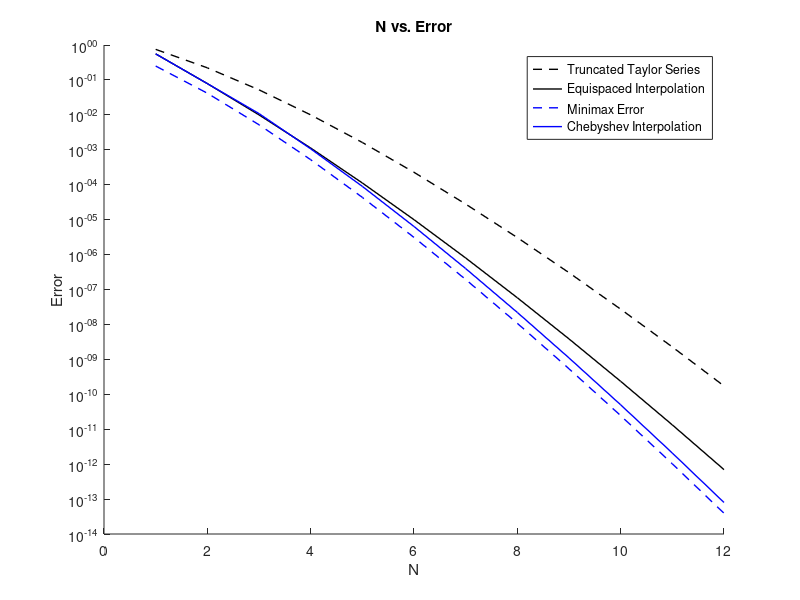

Source code (MATLAB):
% p9.m - polynomial interpolation in equispaced and Chebyshev pts
NN = 1:12;
xx = -1.01:.005:1.01; clf

equispace_idx = 1;
chebyshev_idx = 2;

minimax_error = @(N) 1./(factorial(N + 1) .* 2.^N);
taylor_error = @(N) ((N + 2)./(N + 1)) ./ factorial(N + 1);

polyfit_err = zeros(2, length(NN));

for n = 1:length(NN)
  N = NN(n);
  for i = 1:2
    if i==equispace_idx; x = -1 + 2*(0:N)/N; end
    if i==chebyshev_idx; x = cos(pi*(0:N)/N); end
    u = exp(x);
    uu = exp(xx);
    p = polyfit(x,u,N); % interpolation
    pp = polyval(p,xx); % evaluation of interpolant
    
    polyfit_err(i, n) = norm(uu-pp,inf);
  end
end

hold on;

semilogy(NN, taylor_error(NN), 'k--', 'linewidth', 1, 'DisplayName', 'Truncated Taylor Series');
semilogy(NN, polyfit_err(1, :), 'k', 'linewidth', 1, 'DisplayName', 'Equispaced Interpolation');

semilogy(NN, minimax_error(NN), 'b--', 'linewidth', 1, 'DisplayName', 'Minimax Error');
semilogy(NN, polyfit_err(2, :), 'b', 'linewidth', 1, 'DisplayName', 'Chebyshev Interpolation');

legend;
title('N vs. Error');

xlabel('N');
ylabel('Error');

print('problem_1b', '-dpng');
